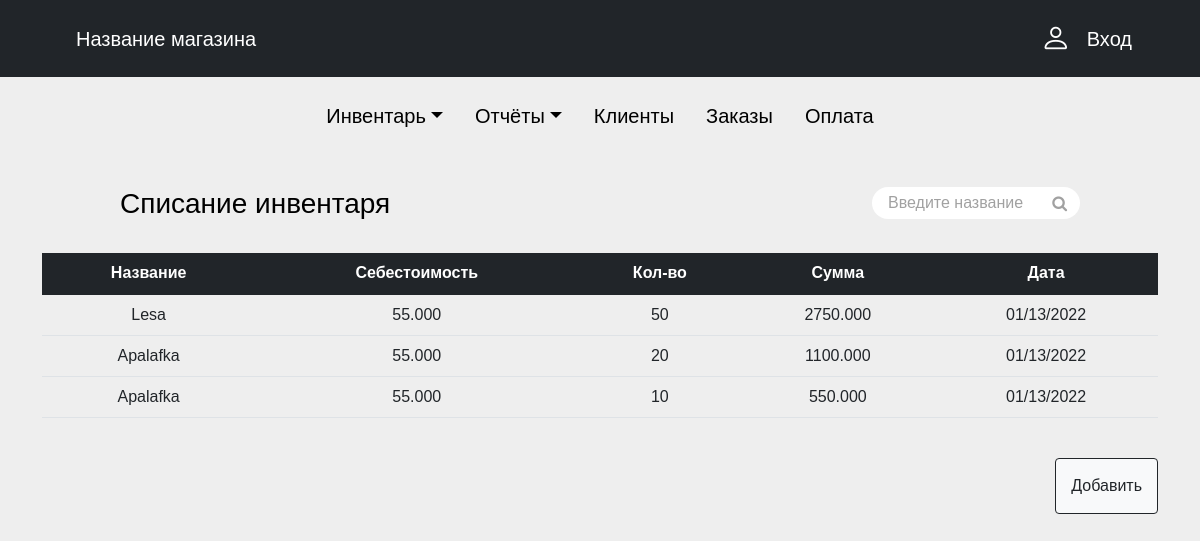
Screenshot of /outcome_product/ with the database file from the repository.
### myapp/models.py (models this page shows, shortened)
class Outcome(models.Model):
    product_id = models.ForeignKey(Product, on_delete=models.CASCADE, related_name='outcome')
    quantity = models.IntegerField()
    date = models.DateField(auto_now_add=True)
    def sum(self):
        all = self.quantity * self.product_id.product_prize
        return all

class Product(models.Model):
    choises = (
        ('День', 'День'),
        ('Час', 'Час')
    )
    name = models.CharField(max_length=255)
    weight = models.IntegerField()
    quantity = models.IntegerField()
    origin_prize = models.DecimalField(max_digits=6, decimal_places=3)
    second_prize = models.DecimalField(max_digits=6, decimal_places=3)
    product_prize = models.DecimalField(max_digits=6, decimal_places=3)
    type = models.CharField(max_length=200, default='День', choices=choises)
    created_time = models.DateField(auto_now_add=True, blank=True, null=True)
    update_time = models.DateField(auto_now=True, blank=True, null=True)
    def __str__(self):
        return self.name

### myapp/views.py (the view)
def outcome(request):
    try:
        outcome = Outcome.objects.all()
    except:
        raise Http404
    context = {
        'outcome': outcome
    }
    return render(request, 'outcome.html', context=context)

### myapp/templates/outcome.html (shortened to what this page needs)
{% extends 'base.html' %}
{% block content %}
    <div class="top-se mt-5">
        <h3 style="color: black">Списание инвентаря</h3>
        <form class="searchInputWrapper">
            <input class="searchInput" type="text" placeholder='Введите название'>
            <i class="searchInputIcon fa fa-search"></i>
        </form>
    </div>
    <br>
    <div class="container">
        <table class="table text-center">
            <thead class="table-dark rounded">
            <tr>
                <th scope="col">Название</th>
                <th scope="col">Себестоимость</th>
                <th scope="col">Кол-во</th>
                <th scope="col">Сумма</th>
                <th scope="col">Дата</th>
            </tr>
            </thead>
            <tbody>
            {% for x in outcome %}
                <tr>
                    <td>{{ x.product_id }}</td>
                    <td>{{ x.product_id.product_prize }}</td>
                    <td>{{ x.quantity }}</td>
                    <td>{{ x.sum }}</td>
                    <td>{{ x.date | date:"SHORT_DATE_FORMAT" }}</td>
                </tr>
            {% endfor %}
            </tbody>
        </table>
        <br>
        <a style="float: right; padding: 15px" class="btn bg-light border-dark" href="{% url 'outcome_create' %}" role="button">Добавить</a>
    </div>
{% endblock %}

### myapp/templates/outcome.html (style rules this page uses)
* { margin: 0; padding: 0; box-sizing: border-box; }
body { background-color: #eee; color: #a1a1a1; font-family: sans-serif; }
.searchInputWrapper { position: relative; }
.searchInput { width: 13rem; height: 2rem; padding: 0 1rem; border-radius: 2rem; border: none; transition: transform 0.1s ease-in-out; }
::placeholder { color: #a1a1a1; }
.searchInputIcon { position: absolute; right: 0.8rem; top: 0.5rem; color: #a1a1a1; transition: all 0.1s ease-in-out; }
.top-se { display: flex; justify-content: space-between; margin: 0 10%; }

### rows the page displays
Outcome: product_id "Lesa", product_id.product_prize "55.000", quantity "50", sum "2750.000", date "01/13/2022"
Outcome: product_id "Apalafka", product_id.product_prize "55.000", quantity "20", sum "1100.000", date "01/13/2022"
Outcome: product_id "Apalafka", product_id.product_prize "55.000", quantity "10", sum "550.000", date "01/13/2022"
